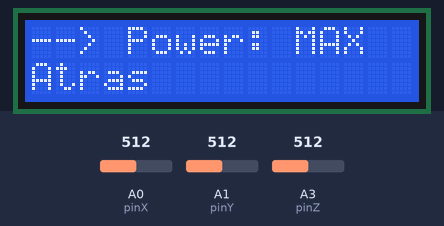
A sketch run on a simulated Arduino Uno, built with avr-gcc and run on an emulated ATmega328P. Shown: 16×2 character LCD. Inputs (shaded band) come from the test bench; at power-on: A1 (pinY) = 512, A3 (pinZ) = 512, A0 (pinX) = 512. No radio packets arrive unless stated; what the sketch prints to the serial monitor is not drawn.

Above: at 1.2 s.
1.3 s: A1 (pinY) set to 224
At 1.39 s:
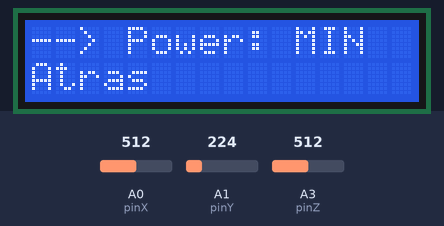
3.5 s: A1 (pinY) set to 203
At 3.87 s:
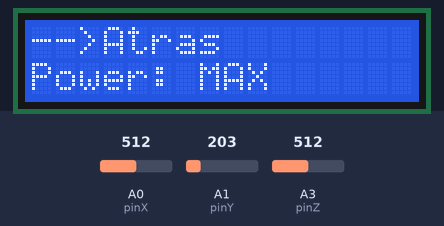
5.8 s: A3 (pinZ) set to 431
8.0 s: A3 (pinZ) set to 399
At 8.34 s:
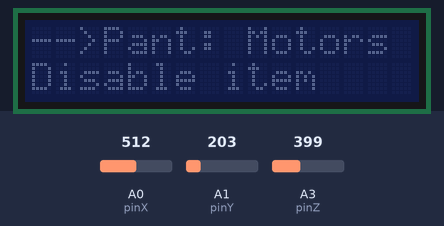
10.4 s: A0 (pinX) set to 223
11.9 s: A0 (pinX) set to 192
At 14.9 s:
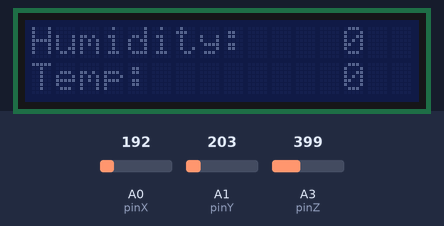

The sketch:

Mandov19-12.ino
```cpp
/***      LIBRARIES     ***/

#include <RF24.h>
#include <nRF24L01.h>
#include <SPI.h>

#include <Wire.h>
#include <LiquidCrystal_I2C.h>

#include <printf.h>   // Per comprovar els moduls de RF


/***      STRUCTS       ***/

struct information {
  int left;
  int right;
  byte control = 0x00;
  int sensors[6] = {0, 0, 0, 0, 0, 0}; //0 humitat; 1 temp; 2 ultrasons; 3 MQ2; 4 FUMS; 5 LASER
};

struct xyzPositions {
  int x;
  int y;
  int z;
};


/***    Variables ESTÁTICAS y CONSTANTES    ***/

const int pinCSN = 9;
const int pinCE  = 10;
const int pinZ   = A3; //cable groc
const int pinY   = A1;
const int pinX   = A0;

const int sensibilityButton = 150;  // Sensibilitat per ficar els potenciometres com botons
const unsigned long canviPantalla = 1000 * 5;
const int refrescLCD = 500;

/***    Variables GLOBALES   ***/

// Objects
RF24 radio(pinCSN, pinCE);
LiquidCrystal_I2C lcd(0x3F, 16, 2);
byte addresses[][6] = {"1Node", "2Node"};   // It isnt an object but see as an object

// Variables
int success, paquets;
information info;
xyzPositions pos;
float alfa, beta, pendent;

String up = "";   // Fila superior LCD
String down = ""; // Fila inferior LCD
int potRadio, pant;  // Valor de potencia por defecto de la radio
boolean backlightLCD;   // Si backlight ences o no
unsigned long tempoCanviPantalla = 0, tempoRefrescLCD = 0;    // Tempos del LCD
boolean pantActive[6];   // Per tenir la pantalla activa
int pantDeixar;   // Per si volem deixar una pantalla únicament

/***    CABECERAS funciones ***/
void initUNO(void);     // Inicio Arduino UNO (Mando)
void readPosition(void);    // Leemos posicion Joystick
void radioTest(void);     // Per comprovar que el modul i els cables estan ben connectats
int txInfo(void);       // Enviamos por RF la posicion del Joystick
void positionToVelocities(void);    // Fiquem les velocitats dels motors segons la posicio
void pantalla(void);    // Pantalla LCD
void pantConf(void);    // Pantalla config
void pantConfLCD(void);   // Pantalla config del LCD
void pantConfRadio(void);   // Pantalla config de la radio
void pantUnactive(void);  // Pantalla para desactivar algún módulo

// Utilitzar el mando com botons
boolean botonZ(void);    // Eix Z
boolean arribaY(void);   // mejor arriba España
boolean abajoY(void);
boolean adelanteX(void);
boolean atrasX(void);
boolean accion(void);   // para saber si se ha tocado algun boton

/***      FUNCIONES setup y loop    ***/

void setup() {
  Serial.begin(115200);
  //
  //radioTest();
  initUNO();
}

void loop() {
  readPosition();
  positionToVelocities();
  paquets++;
  if (txInfo())  success++;
  //Serial.print(success); Serial.print("/"); Serial.println(paquets);
  pantalla();
  //Ser,0,,,,,,,,,,,,,,,,,,,,,,,,,,,,00222ial.println(info.hum);
}


/***    FUNCIONES     ***/

/* Inici */
void initUNO(void) {
  /* Joystick */
  pinMode(pinX, INPUT);
  pinMode(pinY, INPUT);

  /* Radio */
  radio.begin();
  radio.setPALevel(RF24_PA_LOW);
  potRadio = 1;
  radio.openWritingPipe(addresses[0]);
  radio.openReadingPipe(1, addresses[1]);
  radio.startListening();
  radio.setAutoAck(false);

  /* LCD */
  lcd.init();
  lcd.backlight();
  backlightLCD = true;
  tempoRefrescLCD = millis();
  tempoCanviPantalla = millis();
  for (int i = 0; i<6; i++){ pantActive[i] = true;}
  pantDeixar = 6;
}

void radioTest(void) {
  printf_begin();
  //Serial.println("CheckConnection Starting");
  //Serial.println();
  //Serial.println("FIRST WITH THE DEFAULT ADDRESSES after power on");
  Serial.println("  Note that RF24 does NOT reset when Arduino resets - only when power is removed");
  Serial.println("  If the numbers are mostly 0x00 or 0xff it means that the Arduino is not");
  Serial.println("     communicating with the nRF24");
  Serial.println();
  radio.begin();
  radio.printDetails();
  Serial.println();
  Serial.println();
  Serial.println("AND NOW WITH ADDRESS AAAxR  0x65 64 6f 4e 32 ON P1");
  Serial.println(" and 250KBPS data rate");
  Serial.println();
  radio.openReadingPipe(1, addresses[1]);
  radio.setDataRate( RF24_250KBPS );
  radio.printDetails();
  Serial.println();
  Serial.println();

}
/* Radio */

int txInfo(void) {

  radio.stopListening();
  //enviadoRecibido();

  if (!radio.write((byte *)&info, sizeof(info))) {
    Serial.println(F("Fail sending (Not sended)"));
    return 0;
  }


  // Esperamos un ACK
  radio.startListening();
  delay(100);
  unsigned long started_waiting_at = micros();
  boolean timeout = false;

  while (!radio.available()) {  // NO recibir nada
    if (micros() - started_waiting_at > 30000) { //TEMPS ESPERA
      timeout = true;
      Serial.println(F("Failed, response time out"));
      return 0;
    }
  }

  //boolean ack = false;
  radio.read((byte *)&info, sizeof(info));
  //enviadoRecibido();
  //if(ack)   Serial.println(F("Succesful, ack received"));
  //else      Serial.println(F("Unsuccesful, not Ack"));
  return 1;
}

/* Joystick  */
void readPosition(void) {
  // Read values from analogic port and Remap (0, 1023) -> (-255, 255) :
  pos.x = map(analogRead(pinX), 0, 1023, -255, 255);
  pos.y = map(analogRead(pinY), 0, 1023, -255, 255);
  pos.z = map(analogRead(pinZ), 0, 1023, -255, 255);
  pos.z+=200;
  //Serial.println(pos.z);
}

void positionToVelocities(void) {
  if ((pos.y <= 30 && pos.y >= -30) && (pos.x <= 30 && pos.x >= -30)) {
    //PARA
    info.left = 0;
    info.right = 0;
  }
  else if (pos.y > 30 && (pos.x <= 30 && pos.x >= -30)) {
    //ENDAVANT
    alfa = 0.95;
    info.right = alfa * pos.y;
    info.left = alfa * pos.y;
  }
  else if (pos.y < 30 && (pos.x <= 30 && pos.x >= -30)) {
    //ENDARRERA
    alfa = 0.95;
    info.right = alfa * pos.y;
    info.left = alfa * pos.y;
  }
  else if (pos.x < 30 && (pos.y <= 30 && pos.y >= -30)) {
    //RODA DRETA ENDAVANT RODA ESQ ENDARRERA (GIR SOBRE SI MATEIX)
    alfa = 0.6;
    info.right = alfa * -pos.x;
    info.left = alfa * pos.x;
  }
  else if (pos.x > 30 && (pos.y <= 30 && pos.y >= -30)) {
    //RODA ESQ ENDAVANT RODA DRETA ENDARRERA (GIR SOBRE SI MATEIX)
    alfa = 0.6;
    info.right = -alfa * pos.x;
    info.left = alfa * pos.x;
  }
  else if (pos.x > 30 && pos.y > 30) {
    //QUADRANT 1 --> ENDAVANT I CAP A LA DRETA -----> llindar a y=100, x=234.57  ---> y=(100/234.57)*x
    pendent = 100 / 234.57;
    if (pos.y >= pendent * pos.x) {
      //ZONA SUPERIOR DEL LLINDAR (ZONA VARIABLE)
      alfa = 0.80;
      beta = 0.20;
      info.right = alfa * pos.y - beta * pos.x; //provar +35
      info.left = alfa * pos.y + beta * pos.x;
    }
    else {
      //ZONA INFERIOR DEL LLINDAR (ZONA CONSTANT)
      info.right = 80;
      info.left = 80 + 30;
    }
  }
  else if (pos.x < -30 && pos.y > 30) {
    //QUADRANT 2 --> ENDAVANT I CAP A L'ESQUERRA -----> llindar a y=100, x=-234.57  ---> y=(100/-234.57)*x
    pendent = 100 / -234.57;
    pos.x = -pos.x;
    if (pos.y >= pendent * pos.x) {
      //ZONA SUPERIOR DEL LLINDAR (ZONA VARIABLE)
      alfa = 0.80;
      beta = 0.20;
      info.right = alfa * pos.y + beta * pos.x; //provar +35
      info.left = alfa * pos.y - beta * pos.x;
    }
    else {
      //ZONA INFERIOR DEL LLINDAR (ZONA CONSTANT)
      info.right = 80 + 30;
      info.left = 80;
    }
  }
  else if (pos.x < -30 && pos.y < -30) {
    //QUADRANT 3 --> ENDARRERA I CAP A L'ESQUERRA -----> llindar a y=-100, x=-234.57  ---> y=(-100/-234.57)*x
    pendent = -100 / -234.57;
    pos.x = -pos.x;
    pos.y = -pos.y;
    if (pos.y >= pendent * pos.x) {
      //ZONA INFERIOR DEL LLINDAR (ZONA VARIABLE)
      alfa = 0.80;
      beta = 0.20;
      info.right = -(alfa * pos.y + beta * pos.x); //provar +35
      info.left = -(alfa * pos.y - beta * pos.x);
    }
    else {
      //ZONA SUPERIOR DEL LLINDAR (ZONA CONSTANT)
      info.right = -(80+30);
      info.left = -80;
    }
  }
  else if (pos.x > 30 && pos.y < -30) {
    //QUADRANT 4 --> ENDARRERA I CAP A LA DRETA -----> llindar a y=-100, x=234.57  ---> y=(-100/234.57)*x
    pendent = -100 / 234.57;
    pos.y = -pos.y;
    if (pos.y >= pendent * pos.x) {
      //ZONA INFERIOR DEL LLINDAR (ZONA VARIABLE)
      alfa = 0.80;
      beta = 0.20;
      info.right = -(alfa * pos.y - beta * pos.x); //provar +35
      info.left = -(alfa * pos.y + beta * pos.x);
    }
    else {
      //ZONA SUPERIOR DEL LLINDAR (ZONA CONSTANT)
      info.right = -80;
      info.left = -(80 + 30);
    }
  }
}


/* LCD */
void pantalla(void) {
  if (botonZ()) { // Utilitzem el potenciometre del eix z com un boto
    pantConf();
  }

  if (millis() - tempoRefrescLCD > refrescLCD) {
    lcd.clear();
    if(pantDeixar != 6){pant = pantDeixar;}   // No actualitzem a la següent pantalla
    if (millis() - tempoRefrescLCD + 200 > refrescLCD) {
      if(!pantActive[pant]){ pant = ++pant%6;}
      switch (pant) {
        case 0: up = "Left"; down = "Right"; break;
        case 1: up = "Humidity:"; down = "Temp:"; break;
        case 2: up = "Ultrasounds:"; down = ""; break;
        case 3: up = "CO2"; down = "Smoke:"; break;
        case 4: up = "Distance:"; down = "LIDAR"; break;
        case 5: up = "Tasa RF:"; down = ""; break;
      }
      lcd.setCursor(0, 0);
      lcd.print(up);
      lcd.setCursor(0, 1);
      lcd.print(down);
      switch (pant) {
        case 0: // motors
          lcd.setCursor(12, 0);
          lcd.print(info.left);
          lcd.setCursor(12, 1);
          lcd.print(info.right);
          break;
        case 1: // Temperatura - Humitat
          lcd.setCursor(13, 0);
          lcd.print(info.sensors[0]);
          lcd.setCursor(13, 1);
          lcd.print(info.sensors[1]);
          break;
        case 2:  // Ultrasons
          lcd.setCursor(13, 0);
          lcd.print(info.sensors[2]);
          break;
        case 3: // Dioxid de carboni - Fum
          lcd.setCursor(13, 0);
          lcd.print(info.sensors[3]);
          lcd.setCursor(13, 1);
          lcd.print(info.sensors[4]);
          break;
        case 4: // MiniLiDaR
          lcd.setCursor(13, 0);
          lcd.print(info.sensors[5]);
          break;

        case 5: // RadioFrecuencia
          lcd.setCursor(13, 0);
          lcd.print((float) success / paquets);
          break;
      }
      tempoRefrescLCD = millis(); // reiniciem el tempo
    }
    /* Cambia los datos que se ven por pantalla */
    if (millis() - tempoCanviPantalla > canviPantalla) {
      pant = ++pant % 6;
      tempoCanviPantalla = millis();
    }
  }


}

void pantConf(void) {
  boolean finish = false;
  int conf = 0;

  info.control = 0x01;   // Parada del cotxe
  txInfo();

  while (!finish) {
    lcd.clear();
    delay(100);
    switch (conf) {
      case 0: up = "--> Radio"; down = "LCD"; break;
      case 1: up = "--> LCD"; down = "Atras"; break;
      case 2: up = "--> Atras"; down = "Radio"; break;
    }
    lcd.setCursor(0, 0);
    lcd.print(up);
    lcd.setCursor(0, 1);
    lcd.print(down);
    delay(100);
    while (accion()) {};
    if (botonZ() || adelanteX()) {
      switch (conf) {
        case 0: pantConfRadio(); break;
        case 1: pantConfLCD();  break;
        case 2: finish = true; break;
      }
    }
    if (atrasX()) {
      finish = true;
    }
    if (arribaY()) {
      if (--conf < 0)  conf = 2;
    }
    if (abajoY()) conf = ++conf % 3;
  }

  info.control = 0x00;  // Tornem a encendre el cotxet
  txInfo();
}

void pantConfRadio(void) {
  boolean finish = false;
  int conf = 0;
  while (!finish) {
    lcd.clear();
    delay(100);
    if (conf == 0) {
      switch (potRadio) {
        case 0: up = "--> Power: MIN"; break;
        case 1: up = "--> Power: LOW"; break;
        case 2: up = "--> Power: HIGH"; break;
        case 3: up = "--> Power: MAX"; break;
      }
      down = "Atras";
    }
    else if (conf == 1) {
      up = "-->Atras";
      switch (potRadio) {
        case 0: down = "Power: MIN"; break;
        case 1: down = "Power: LOW"; break;
        case 2: down = "Power: HIGH"; break;
        case 3: down = "Power: MAX"; break;
      }
    }

    lcd.setCursor(0, 0);
    lcd.print(up);
    lcd.setCursor(0, 1);
    lcd.print(down);
    delay(100);
    while (accion()) {};
    if (botonZ()  || adelanteX()) {
      switch (conf) {
        case 0:
          potRadio = ++potRadio % 4;
          switch (potRadio) {
            case 0: radio.setPALevel(RF24_PA_MIN); break;
            case 1: radio.setPALevel(RF24_PA_LOW); break;
            case 2: radio.setPALevel(RF24_PA_HIGH); break;
            case 3: radio.setPALevel(RF24_PA_MAX); break;
          }
          break;
        case 1:
          finish = true;
          break;
      }

    }
    if (atrasX())  finish = true;
    if (arribaY()) {
      if (--conf < 0)  conf = 1;
    }
    if (abajoY()) conf = ++conf % 2;
  }
}

void pantConfLCD(void) {
  boolean finish = false;
  int conf = 0;
  while (!finish) {
    lcd.clear();
    delay(100);
    switch (conf) {
      case 0:
        if (backlightLCD)  up = "--> Light: ON";
        else up = "--> Light: OFF";
        switch(pantDeixar){
            case 0: down = "Pant: Motors"; break;
            case 1: down = "Pant: Hum/Tmp"; break;
            case 2: down = "Pant: USounds"; break;
            case 3: down = "Pant: C02/Fum"; break;
            case 4: down = "Pant: LASER"; break;
            case 5: down = "Pant: RF"; break;
            default: down = "Pant: Multi"; break;
        }
        break;
      case 1:
        switch(pantDeixar){
            case 0: up = "-->Pant: Motors"; break;
            case 1: up = "-->Pant: Hum/Tmp"; break;
            case 2: up = "-->Pant: USounds"; break;
            case 3: up = "-->Pant: C02/Fum"; break;
            case 4: up = "-->Pant: LASER"; break;
            case 5: up = "-->Pant: RF"; break;
            default: up = "-->Pant: Multi"; break;
        }
        down = "Disable item";
        break;
      case 2:
        up = "-->Disable item";
        down = "Atras";
        break;
      case 3:
        up = "--> Atras";
        if (backlightLCD) down = "Light: ON";
        else down = "Light: OFF";
        break;
    }
    lcd.setCursor(0, 0);
    lcd.print(up);
    lcd.setCursor(0, 1);
    lcd.print(down);
    delay(100);
    while (accion()) {};
    if (botonZ() || adelanteX()) {
      switch (conf) {
        case 0:
          if (backlightLCD) lcd.noBacklight();
          else lcd.backlight();
          backlightLCD = !backlightLCD;
          break;
        case 1:
          pantDeixar = ++pantDeixar%7;
          break;
        case 2: pantUnactive();
        case 3: finish = true; break;
      }
    }
    if (atrasX()) {
      finish = true;
    }
    if (arribaY()) {
      if (--conf < 0)  conf = 3;
    }
    if (abajoY()) conf = ++conf % 4;
  }
}

void pantUnactive(void){
  boolean finish = false;
  int conf = 0;
  while (!finish) {
    lcd.clear();
    delay(100);
    switch (conf) {
      case 0:
        if(pantActive[0]) up = "-->Motors: ON";
        else up = "-->Motors: OFF";
        if(pantActive[1]) down = "Hum/Tmp: ON";
        else down = "Hum/Tmp: OFF";
        break;
      case 1:
        if(pantActive[1]) up = "-->Hum/Tmp: ON";
        else up = "-->Hum/Tmp: OFF";
        if(pantActive[2]) down = "USounds: ON";
        else down = "USounds: OFF";
        break;
      case 2:
        if(pantActive[2]) up = "-->USounds: ON";
        else up = "-->USounds: OFF";
        if(pantActive[3]) down = "C02/Fum: ON";
        else down = "-->C02/Fum: OFF";
        break;
      case 3:
        if(pantActive[3]) up = "-->C02/Fum: ON";
        else up = "-->C02/Fum: OFF";
        if(pantActive[4]) down = "LASER: ON";
        else down = "LASER: OFF";
        break;
      case 4:
        if(pantActive[4]) up = "-->LASER: ON";
        else up = "-->LASER: OFF";
        if(pantActive[5]) down = "RF: ON";
        else down = "RF: OFF";
        break;
      case 5:
        if(pantActive[5]) up = "-->RF: ON";
        else up = "-->RF: OFF";
        down ="Atras";
        break;
      case 6:
        up ="-->Atras";
        if(pantActive[0]) down = "Motors: ON";
        else down = "Motors: OFF";
    }
    lcd.setCursor(0, 0);
    lcd.print(up);
    lcd.setCursor(0, 1);
    lcd.print(down);
    delay(100);
    while (accion()) {};
    if (botonZ() || adelanteX()) {
      if(conf == 6){ finish = true;}
      else pantActive[conf] = !pantActive[conf];
    }
    if (atrasX()) {
      finish = true;
    }
    if (arribaY()) {
      if (--conf < 0)  conf = 6;
    }
    if (abajoY()) conf = ++conf % 7;
  }
}

boolean accion(void) {
  return !(botonZ() || abajoY() || arribaY() || adelanteX() || atrasX());
}
boolean botonZ(void) {
  readPosition();
  return (pos.z > sensibilityButton);
}

boolean abajoY(void) {
  readPosition();
  return pos.y < -sensibilityButton;
}

boolean arribaY(void) {
  readPosition();
  return pos.y > sensibilityButton;
}

boolean adelanteX(void) {
  readPosition();
  return pos.x < -sensibilityButton;
}

boolean atrasX(void) {
  readPosition();
  return pos.x > sensibilityButton;
}
```

Measured:
- the behaviour switches between 211 and 210 on A1 (pinY) (found by bisection; images 1 and 2)
- the behaviour switches between 414 and 413 on A3 (pinZ) (found by bisection; images 2 and 3)
- the behaviour switches between 211 and 210 on A0 (pinX) (found by bisection; images 3 and 4)
- after the input at 3.5 s, the display: first differs from a run without the input after 0.32 s (image 2)
- after the input at 11.9 s, the display: first differs from a run without the input after 0.52 s (image 4 shows a later state)
